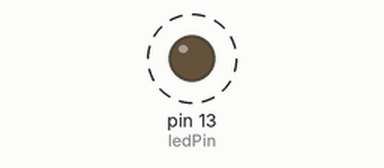
Recording of a sketch running on a simulated Arduino Uno, built with avr-gcc and run on an emulated ATmega328P. On the bench: output pins drawn as LEDs (lit = HIGH). Dashed ring = blinking.

Above: at 0.4 s.
Timing chart, 0 to 3.0 s (numbered marks = the images above):
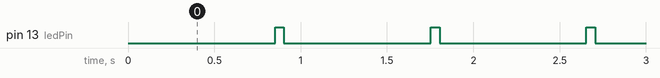

Measured:
- by itself, pin 13 (ledPin): alternates HIGH for 0.05 s and LOW for 0.85 s

The sketch:

statemachine.ino
```cpp
int ledPin =  13;      // the number of the LED pin
int ledState = LOW;             // ledState used to set the LED
unsigned long previousMillis = 0;        // will store last time LED was updated
long OnTime = 50;           // milliseconds of on-time
long OffTime = 850;          // milliseconds of off-time


void setup()
{
  // set the digital pin as output:
  pinMode(ledPin, OUTPUT);
}

void loop()
{
  // check to see if it's time to change the state of the LED
  unsigned long currentMillis = millis();

  if((ledState == HIGH) && (currentMillis - previousMillis > OnTime))
  {
    ledState = LOW;  // Turn it off
    previousMillis = currentMillis;  // Remember the time
    digitalWrite(ledPin, ledState);  // Update the actual LED
  }
  else if ((ledState == LOW) && (currentMillis - previousMillis > OffTime))
  {
    ledState = HIGH;  // turn it on
    previousMillis = currentMillis;   // Remember the time
    digitalWrite(ledPin, ledState);    // Update the actual LED
  }
}
```
